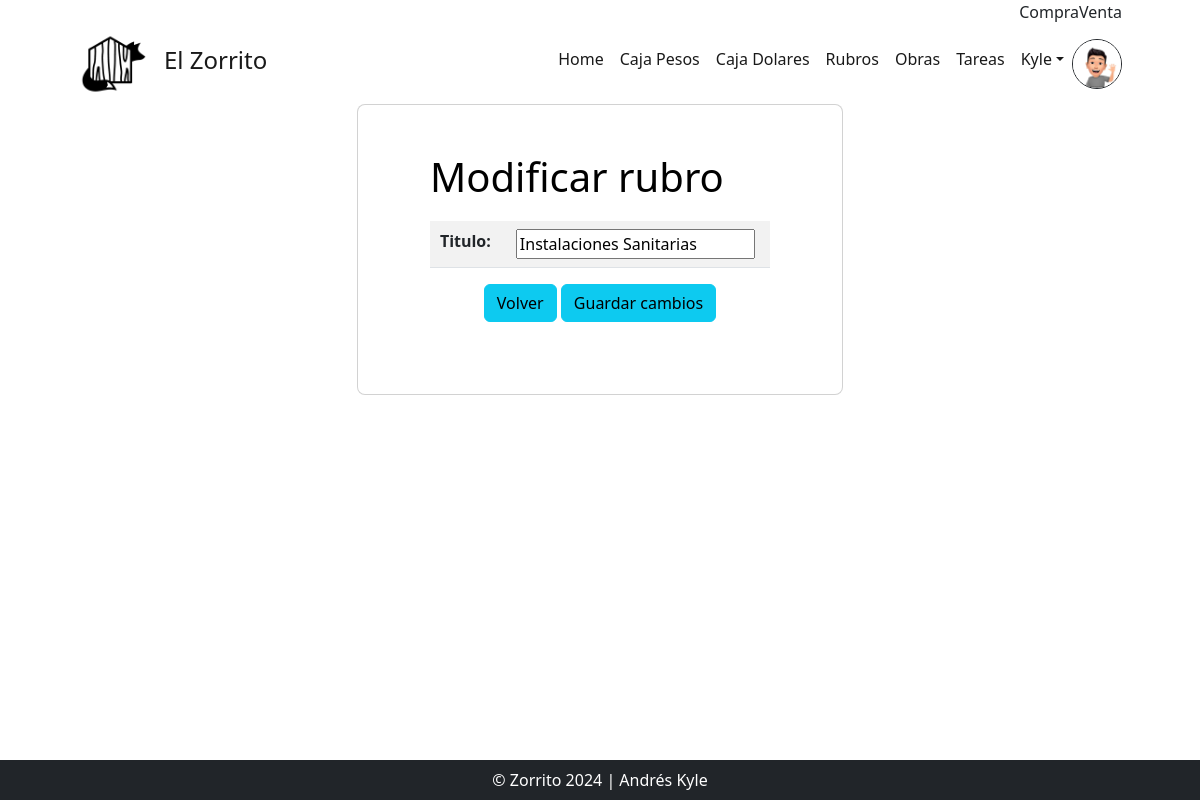
Before: /rubros_update/20/ (signed in) with the older database file.
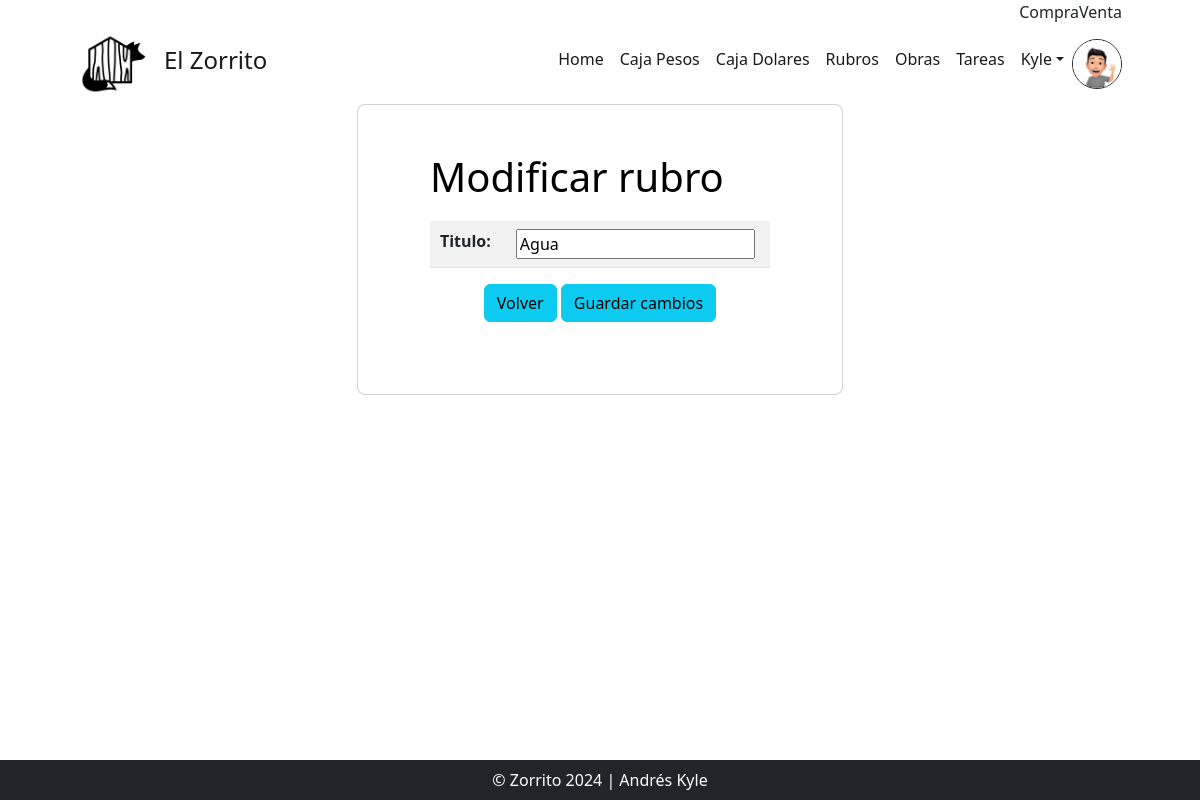
After: the same page with the newer database file.
### AppZorro/models.py (models this page shows, shortened)
class Rubros(models.Model):
    titulo = models.CharField(max_length=30)

### AppZorro/views.py (the view)
# urls.py: path('rubros_update/<int:pk>/', views.RubrosUpdateView.as_view(), name="EditarRubro"),
class RubrosUpdateView(LoginRequiredMixin, UpdateView):
    model = Rubros
    success_url = reverse_lazy("Rubros")
    fields = ['titulo',]
    template_name = "AppZorro/Rubros_update.html"

### AppZorro/templates/AppZorro/Rubros_update.html (shortened to what this page needs)
{% extends 'AppZorro/base.html' %}
{% load static %}
{% block main %}
<div id="todo" class="row d-flex justify-content-center align-items-center h-100">
    <div class="col-xl-5">
        <div class="card rounded-3 text-black">
            <div class="card-body p-md-5 mx-md-4">
                <h3 class="display-6 mb-3 pb-1">Modificar rubro</h3>
                <div class="text-center">
                    <form action="" method="POST" enctype="multipart/form-data">
                      <div data-mdb-input-init class="form-outline mb-4">
                        <table class="table table-striped text-white ">
                          {{ form.as_table }}
                        </table>
                        <a class="btn btn-info btn-me" href="{% url 'Rubros' %}">Volver</a>
                        <input class="btn btn-info btn-me" type="submit" value="Guardar cambios">
                      </div>
                    </form>
                </div>
            </div>
        </div>
    </div>
</div>
{% endblock main %}

Changed rows visible on the page:
changed Rubros: titulo "Instalaciones Sanitarias" → "Agua"
